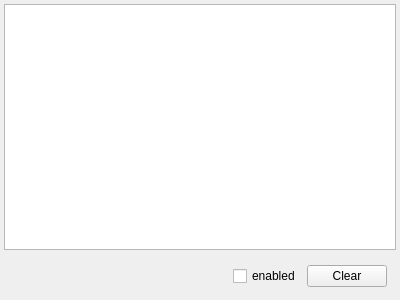
<?xml version="1.0" encoding="UTF-8"?>
<ui version="4.0">
 <class>Form</class>
 <widget class="QWidget" name="Form">
  <property name="geometry">
   <rect>
    <x>0</x>
    <y>0</y>
    <width>400</width>
    <height>300</height>
   </rect>
  </property>
  <property name="windowTitle">
   <string>Form</string>
  </property>
  <layout class="QVBoxLayout" name="verticalLayout">
   <property name="leftMargin">
    <number>4</number>
   </property>
   <property name="topMargin">
    <number>4</number>
   </property>
   <property name="rightMargin">
    <number>4</number>
   </property>
   <property name="bottomMargin">
    <number>4</number>
   </property>
   <item>
    <widget class="QPlainTextEdit" name="logTextEdit">
     <property name="readOnly">
      <bool>true</bool>
     </property>
     <property name="maximumBlockCount">
      <number>10000</number>
     </property>
    </widget>
   </item>
   <item>
    <widget class="QWidget" name="buttonWidget" native="true">
     <layout class="QHBoxLayout" name="horizontalLayout">
      <item>
       <spacer name="horizontalSpacer">
        <property name="orientation">
         <enum>Qt::Horizontal</enum>
        </property>
        <property name="sizeHint" stdset="0">
         <size>
          <width>182</width>
          <height>20</height>
         </size>
        </property>
       </spacer>
      </item>
      <item>
       <widget class="QCheckBox" name="enableCheckBox">
        <property name="text">
         <string>enabled</string>
        </property>
       </widget>
      </item>
      <item>
       <widget class="QPushButton" name="clearButton">
        <property name="text">
         <string>Clear</string>
        </property>
       </widget>
      </item>
     </layout>
    </widget>
   </item>
  </layout>
 </widget>
 <resources/>
 <connections/>
</ui>
